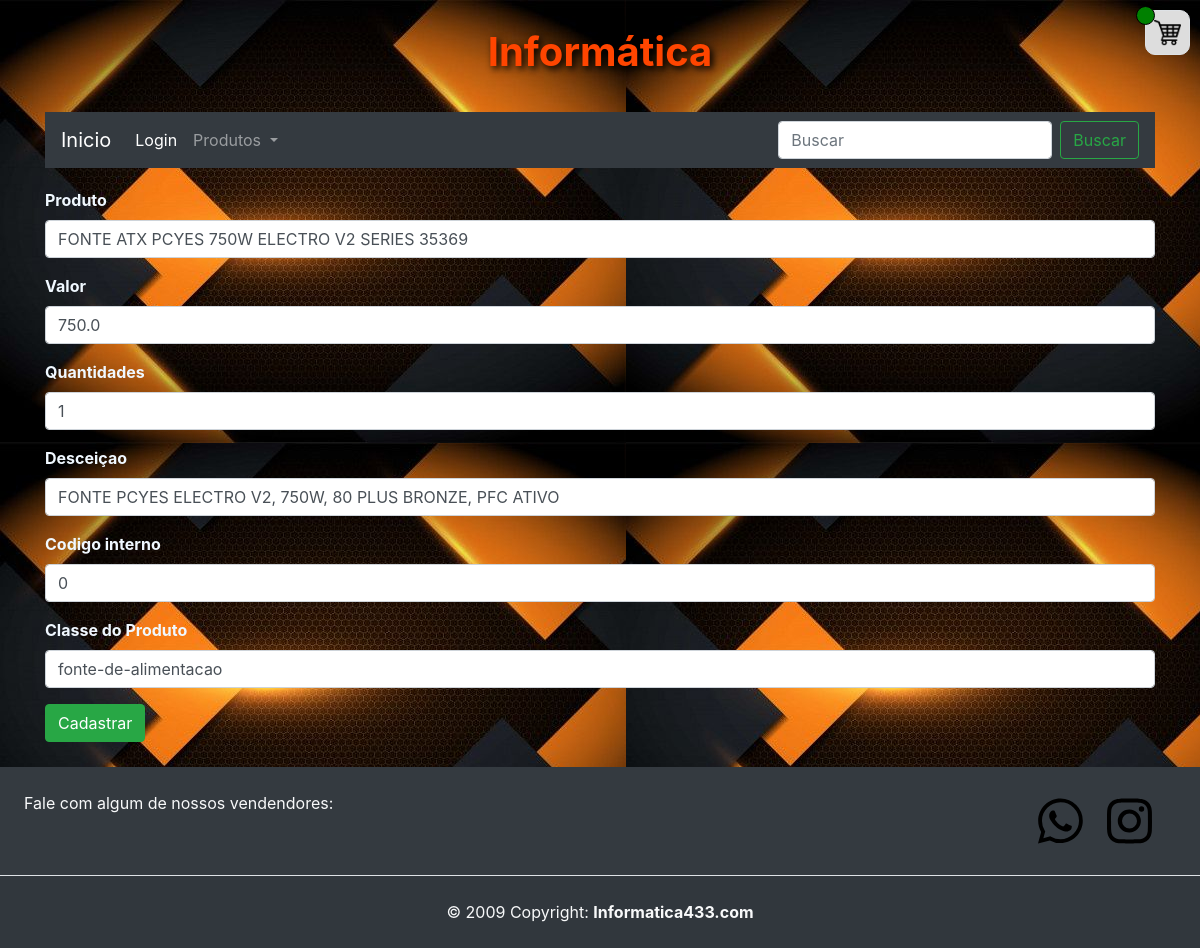
The app's page /editar_produto/313, older data.
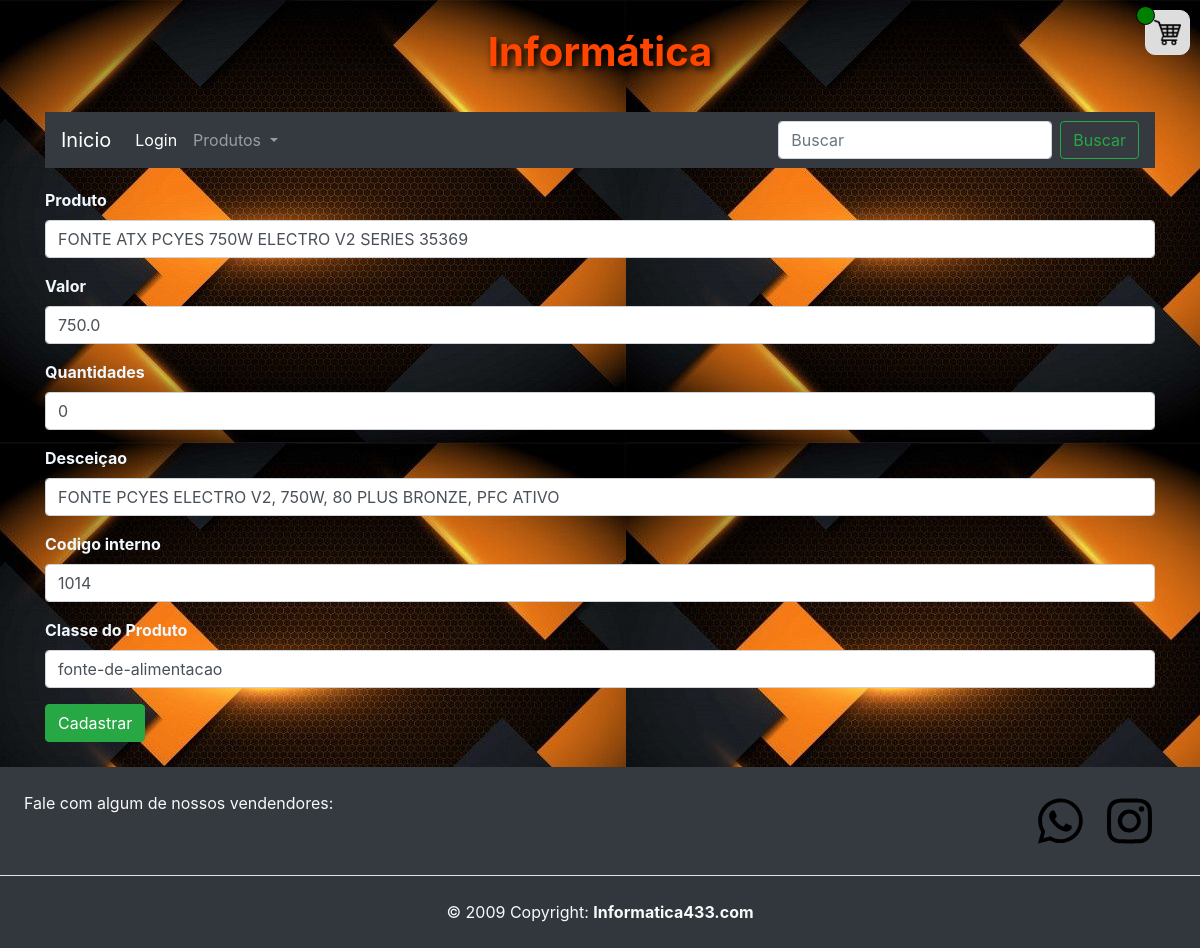
The same page, newer data.
### aulaGit/models.py (models this page shows)
class Produtos(models.Model):
    id = models.AutoField(primary_key=True)
    produto =  models.TextField(max_length=255)
    valor = models.FloatField()
    descricao = models.TextField(max_length=350)
    link_img = models.TextField(max_length=255)
    quantidades = models.IntegerField()
    classe =  models.TextField(max_length=255)
    codigo_interno = models.IntegerField()

### aulaGit/views.py (the view)
# urls.py: path('editar_produto/<int:id>',views.editar_produto,name="editar_produto"),
def editar_produto(request,id):
    produto = Produtos.objects.get(id=id)
    return render(request,'pg_produtos/editar_produto.html',{"produto":produto,"id":id})

### aulaGit/templates/pg_produtos/editar_produto.html (shortened to what this page needs)
{% extends 'home.html' %}
{% block content %}
<div class="container">
    <form action="{% url 'editado_sucesso' %}" method="POST">
        <div class="mb-3">
            <label for="formText" class="form-label color-label label_text_imput">Produto</label>
            <input class="form-control" type="text" id="formFile" name="produto" required value="{{produto.produto}}">
        </div>
        <div class="mb-3">
            <label for="formText" class="form-label color-label label_text_imput">Valor</label>
            <input class="form-control" type="text" id="formFile" name="valor" required value="{{produto.valor}}">
        </div>
        <div class="mb-3">
            <label for="formText" class="form-label color-label label_text_imput">Quantidades</label>
            <input class="form-control" type="text" id="formFile" name="quantidade" required
                value="{{produto.quantidades}}">
        </div>
        <div class="mb-3">
            <label for="formText" class="form-label color-label label_text_imput">Desceiçao</label>
            <input class="form-control" type="text" id="formFile" name="descricao" required
                value="{{produto.descricao}}">
        </div>
        <div class="mb-3">
            <label for="formText" class="form-label color-label label_text_imput">Codigo interno</label>
            <input class="form-control" type="text" id="formFile" name="codigo_interno" required
                value="{{produto.codigo_interno}}">
        </div>
        <div class="mb-3">
            <label for="formText" class="form-label color-label label_text_imput">Classe do Produto</label>
            <select class="form-control" name="classe">
                <option value="{{produto.classe}}" selected>{{produto.classe}}</option>
            </select>
        </div>
        <button type="submit" class="btn btn-success">Cadastrar</button>
    </form>
</div>
{% endblock %}

Row changes from the older to the newer data that the page shows:
changed Produtos "FONTE ATX PCYES 750W ELECTRO V2 SERIES 35369": quantidade "1" → "0"; codigo_interno "0" → "1014"
